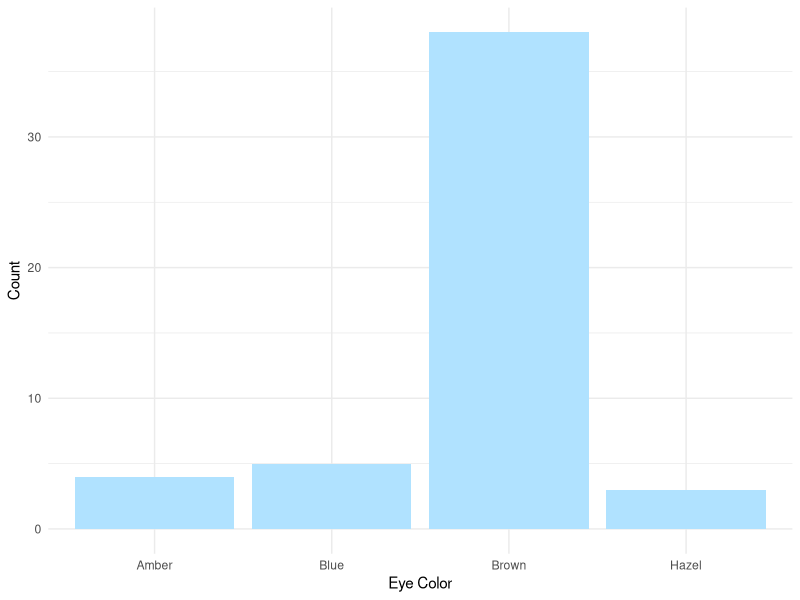

This figure's R source:
## ---- chunk 1
knitr::opts_chunk$set(echo = TRUE,warning=F)
options(scipen=999)
library(tidyverse)    #Essential Functions
library(forcats)
## ---- chunk 2
eye.colors=c("Brown","Hazel","Blue","Green","Amber")

eye.sample=tibble(eye=sample(eye.colors,size=50, 
                    prob=c(0.55,0.05,0.08,0.02,0.05),replace=T))

ggplot(data=eye.sample) +
  geom_bar(aes(x=eye),fill="lightskyblue1") + 
  xlab("Eye Color") + ylab("Count") +
  theme_minimal()
  
